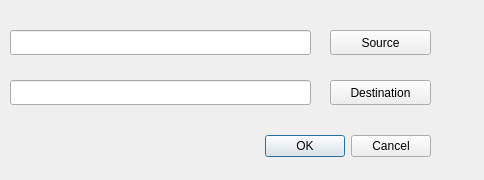
<?xml version="1.0" encoding="UTF-8"?>
<ui version="4.0">
 <class>Dialog</class>
 <widget class="QDialog" name="Dialog">
  <property name="geometry">
   <rect>
    <x>0</x>
    <y>0</y>
    <width>484</width>
    <height>180</height>
   </rect>
  </property>
  <property name="windowTitle">
   <string>Convert pdf to tif</string>
  </property>
  <widget class="QDialogButtonBox" name="buttonBox">
   <property name="geometry">
    <rect>
     <x>260</x>
     <y>130</y>
     <width>171</width>
     <height>32</height>
    </rect>
   </property>
   <property name="orientation">
    <enum>Qt::Horizontal</enum>
   </property>
   <property name="standardButtons">
    <set>QDialogButtonBox::Cancel|QDialogButtonBox::Ok</set>
   </property>
  </widget>
  <widget class="QLineEdit" name="Source">
   <property name="geometry">
    <rect>
     <x>10</x>
     <y>30</y>
     <width>301</width>
     <height>25</height>
    </rect>
   </property>
  </widget>
  <widget class="QPushButton" name="SourceButton">
   <property name="geometry">
    <rect>
     <x>330</x>
     <y>30</y>
     <width>101</width>
     <height>25</height>
    </rect>
   </property>
   <property name="text">
    <string>Source</string>
   </property>
   <property name="icon">
    <iconset resource="UI_Icons.qrc">
     <normaloff>:/Icons/Icons/pdf-extract1.png</normaloff>:/Icons/Icons/pdf-extract1.png</iconset>
   </property>
  </widget>
  <widget class="QPushButton" name="DestinationButton">
   <property name="geometry">
    <rect>
     <x>330</x>
     <y>80</y>
     <width>101</width>
     <height>25</height>
    </rect>
   </property>
   <property name="text">
    <string>Destination</string>
   </property>
   <property name="icon">
    <iconset resource="UI_Icons.qrc">
     <normaloff>:/Icons/Icons/pdf-extract1.png</normaloff>:/Icons/Icons/pdf-extract1.png</iconset>
   </property>
  </widget>
  <widget class="QLineEdit" name="Destination">
   <property name="geometry">
    <rect>
     <x>10</x>
     <y>80</y>
     <width>301</width>
     <height>25</height>
    </rect>
   </property>
  </widget>
 </widget>
 <resources>
  <include location="UI_Icons.qrc"/>
 </resources>
 <connections>
  <connection>
   <sender>buttonBox</sender>
   <signal>accepted()</signal>
   <receiver>Dialog</receiver>
   <slot>accept()</slot>
   <hints>
    <hint type="sourcelabel">
     <x>248</x>
     <y>254</y>
    </hint>
    <hint type="destinationlabel">
     <x>157</x>
     <y>274</y>
    </hint>
   </hints>
  </connection>
  <connection>
   <sender>buttonBox</sender>
   <signal>rejected()</signal>
   <receiver>Dialog</receiver>
   <slot>reject()</slot>
   <hints>
    <hint type="sourcelabel">
     <x>316</x>
     <y>260</y>
    </hint>
    <hint type="destinationlabel">
     <x>286</x>
     <y>274</y>
    </hint>
   </hints>
  </connection>
 </connections>
</ui>
